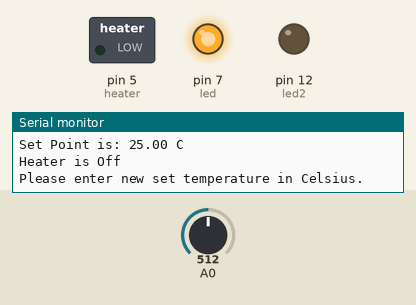
This sketch was run on a simulated Arduino Uno, built with avr-gcc and run on an emulated ATmega328P. Shown: switched loads named in the sketch (green lamp = pin HIGH), output pins drawn as LEDs (lit = HIGH), the last lines printed to the serial monitor. Inputs (shaded band) come from the test bench; at power-on: A0 = 512.

Above: at 2.0 s.
2.1 s: A0 set to 102
3.6 s: A0 set to 85
At 5.1 s:
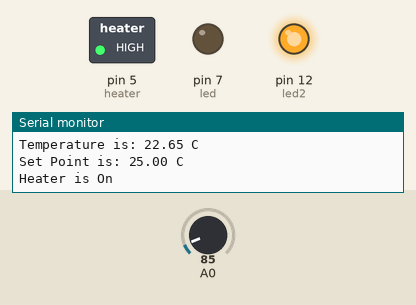
5.7 s: A0 set to 33
7.5 s: A0 set to 27
At 8.71 s:
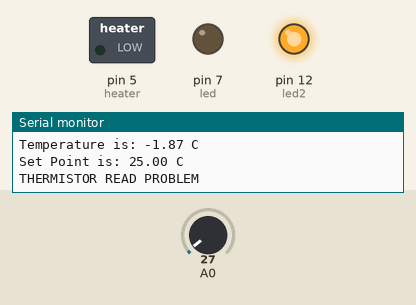
Timing chart, 0 to 13.4 s (numbered marks = the images above; inputs shaded):
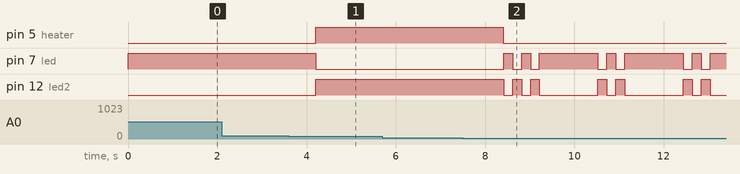

Measured:
- the behaviour switches between 94 and 93 on A0 (found by bisection; images 0 and 1)
- the behaviour switches between 30 and 29 on A0 (found by bisection; images 1 and 2)
- after the input at 3.6 s, pin 5 (heater), pin 12 (led2): LOW → HIGH after 0.61 s; pin 7 (led): HIGH → LOW after 0.61 s
- after the input at 7.5 s, pin 5 (heater): HIGH → LOW after 0.91 s; pin 7 (led): LOW → HIGH after 0.92 s, then repeats every 1.9 s: LOW 0.20 s, HIGH 0.20 s, LOW 0.20 s, HIGH 1.3 s; pin 12 (led2): HIGH → LOW after 0.92 s, then repeats every 1.9 s: HIGH 0.20 s, LOW 0.20 s, HIGH 0.20 s, LOW 1.3 s

The sketch:

temp_control_100k_thermistor_user_input.ino
```cpp
/*
  Relay Controller controlled with thermistor.
  Swithced fan controller with Red LED for fan off and Green LED for fan on.
  2/13/2015
*/

//GLOBAL VARIABLES
int fTemp = 0;                          // Attach 100 K Thermistor to analog pin 0.
int led = 7;                            // attach green led to pin 7.
int led2 = 12;                          // attach red led to pin 12.
int heater = 5;                         // attach base of transistor to digital pin 5.
int incomingByte = 0;                   // for incoming serial data
double fTempSet = 25.0;                 // user selected set temperature initialized at 25C.
//GLOBAL VARIABLES


void setup(void) {

  {
    Serial.begin(9600);                   // opens serial port, sets data rate to 9600 bps
    pinMode (led, OUTPUT);                // sets the led pin 7 up as an output.
    pinMode (led2, OUTPUT);               // sets the led pin 12 up as an output.
    pinMode (heater, OUTPUT);             // sets the heater relay on pin 5 up as an output.
    pinMode (fTemp, INPUT);               // data read from the temperature sensor (thermistor)
  }

}


double Thermistor(int RawADC) {

  //double R2 =
  // See http://en.wikipedia.org/wiki/Thermistor
  // See http://iwantmyreal.name/blog/2012/09/23/measuring-the-temperature-with-an-arduino-and-a-thermistor/
  // See http://playground.arduino.cc/ComponentLib/Thermistor2 last example for code used
  // R0 = 100 K-ohm
  // R_Balance = 10 K-ohm   //tie to ground using a 10k-Ohm
  // B = 3950
  // C = 50 M-ohm
  double Temp, R, V_thermistor, R0, R_Balance, B, C, T0, LogVal;

  R0 = 100000;
  R_Balance = 10000;
  B = 3950;
  C = 50000000;
  T0 = 298;


  V_thermistor = float(RawADC)/1023.0f * 5.0f;  //calculate voltage drop across the thermistor using RawADC

  R = R_Balance * 5.0f/float(V_thermistor) - float(R_Balance);
  LogVal = log(R/R0);
  Temp = 1.0f/(1.0f/T0+(1.0f/B)*LogVal+(1.0f/C)*LogVal*LogVal*LogVal);

  Temp = Temp - 273.15;           // Convert Kelvin to Celcius

  return Temp;
}

void alert(void) {
    digitalWrite (heater, LOW);        // turns off heater relay.
    Serial.println();
    Serial.println("THERMISTOR READ PROBLEM"); // notify the user there is a problem
    digitalWrite (led2, LOW);          // turns off red led
    digitalWrite (led, HIGH);          // turns on the green led.
    delay(200);
    digitalWrite (led2, HIGH);          // turns off red led
    digitalWrite (led, LOW);          // turns on the green led.
    delay(200);
    digitalWrite (heater, LOW);        // turns off heater relay.
    digitalWrite (led2, LOW);          // turns off red led
    digitalWrite (led, HIGH);          // turns on the green led.
    delay(200);
    digitalWrite (led2, HIGH);          // turns off red led
    digitalWrite (led, LOW);          // turns on the green led.
    delay(200);
    digitalWrite (led2, LOW);          // turns off red led
    digitalWrite (led, HIGH);          // turns on the green led.
}

void printTemp(void) {
  //double temp = Thermistor(analogRead(0));  // Read sensor analog voltage value
  //double temp = Thermistor(fTemp);  // Read sensor analog voltage value
  double temp = Thermistor(analogRead(A0));


  Serial.print("Temperature is: ");
  Serial.print(temp);
  Serial.println(" C");

  Serial.print("Set Point is: ");        //shows the setpoint or set temp
  Serial.print(fTempSet);                //prints out the current value of the user set temp
  Serial.println(" C");

    if (temp < 0)                        //if there is a problem reading temperature
    {
       alert();                          //call the alert function
    }
    else if (temp < fTempSet)            //if current temperature is below setpoint
    {
      digitalWrite (led2, HIGH);         // turns on red led
      digitalWrite (led, LOW);           // turns off the green led.
      digitalWrite (heater, HIGH);       // turns on heater relay.
      Serial.println("Heater is On ");   // notify the user that the heater is now on
      Serial.println();
      delay(1000);                       // wait at least 1 seconds before redoing the loop or delete.
    }
    else                                 // if the if equation evaluates to false the else statement will execute.
    {
      digitalWrite (led2, LOW);          // turns off red led
      digitalWrite (led, HIGH);          // turns on the green led.
      digitalWrite (heater, LOW);        // turns off heater relay.
      Serial.println("Heater is Off");   // notify the user that the heater is now off
      Serial.println();
      delay(1000);                       // wait at least 1 seconds before redoing the loop or delete.
    }
}

void loop(void) {
  printTemp();                           //calculates the temperature and prints it to console

  Serial.println("Please enter new set temperature in Celsius.");

  // send data only when you receive data:
  if (Serial.available()) {
    fTempSet = Serial.parseFloat();
  }
  else {
    Serial.println();
  }

  delay(1100);                           //chill out for 5 seconds for user to input new temperature
}
```
